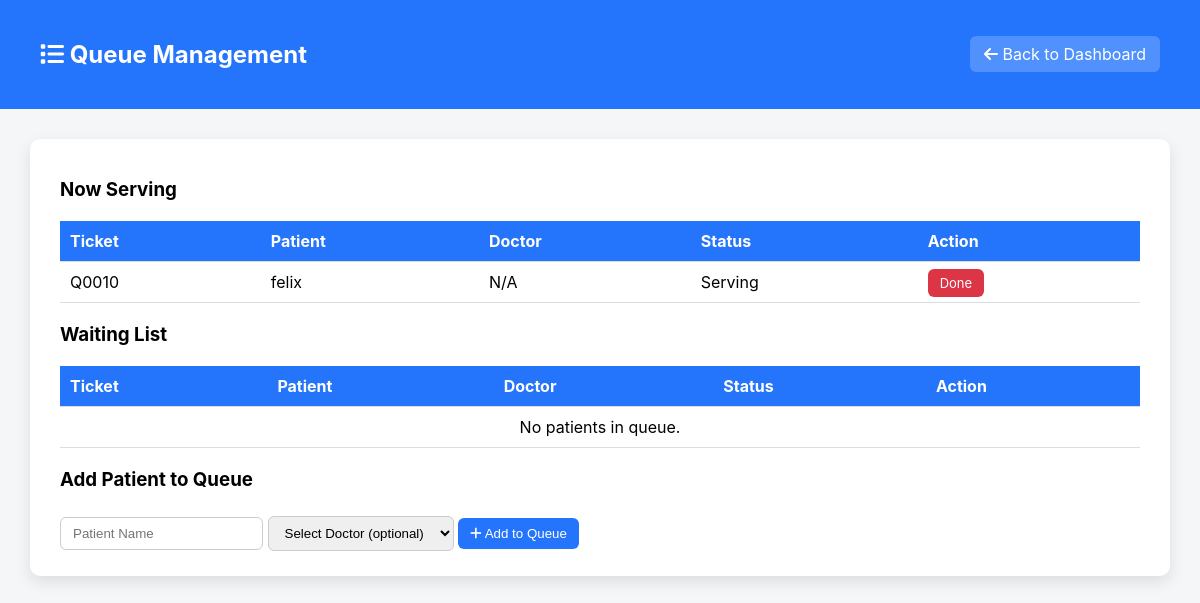
The app's page /appointments.php (signed in) with its own data.
### tables this page shows
CREATE TABLE `queue` (
  `id` int(11) NOT NULL,
  `patient_id` int(11) DEFAULT NULL,
  `patient_name` varchar(100) DEFAULT NULL,
  `ticket_no` int(11) DEFAULT NULL,
  `ticket_number` varchar(20) DEFAULT NULL,
  `doctor_id` int(11) DEFAULT NULL,
  `status` enum('waiting','serving','called','done','in_progress','completed') NOT NULL DEFAULT 'waiting',
  `created_at` timestamp NOT NULL DEFAULT current_timestamp()
);

### appointments.php (the view, shortened to what this page needs)
<?php
$conn = new mysqli("localhost", "root", "", "hospital_db");
$nowServing = $conn->query("SELECT * FROM queue WHERE status='serving' ORDER BY created_at ASC");
$waitingList = $conn->query("SELECT * FROM queue WHERE status='waiting' ORDER BY created_at ASC");
?>
<!DOCTYPE html>
<html lang="en">
<head>
<link rel="stylesheet" href="https://cdnjs.cloudflare.com/ajax/libs/font-awesome/6.5.0/css/all.min.css"/>
</head>
<body>
<header>
    <h2><i class="fa-solid fa-list"></i> Queue Management</h2>
    <a href="admin_dashboard.php"><i class="fa-solid fa-arrow-left"></i> Back to Dashboard</a>
</header>
<div class="container">
    <h3>Now Serving</h3>
    <table>
        <tr><th>Ticket</th><th>Patient</th><th>Doctor</th><th>Status</th><th>Action</th></tr>
        <?php if ($nowServing->num_rows > 0): ?>
            <?php while($row = $nowServing->fetch_assoc()): ?>
                <tr>
                    <td><?= $row['ticket_number'] ?></td>
                    <td><?= htmlspecialchars($row['patient_name']) ?></td>
                    <td><?= $row['doctor_id'] ? 'Doctor ID '.$row['doctor_id'] : 'N/A' ?></td>
                    <td><?= ucfirst($row['status']) ?></td>
                    <td><a href="?action=done&id=<?= $row['id'] ?>" class="btn done">Done</a></td>
                </tr>
            <?php endwhile; ?>
        <?php else: ?>
            <tr><td colspan="5" style="text-align:center;">No patient is being served.</td></tr>
        <?php endif; ?>
    </table>
    <h3>Waiting List</h3>
    <table>
        <tr><th>Ticket</th><th>Patient</th><th>Doctor</th><th>Status</th><th>Action</th></tr>
        <?php if ($waitingList->num_rows > 0): ?>
            <?php while($row = $waitingList->fetch_assoc()): ?>
                <tr>
                    <td><?= $row['ticket_number'] ?></td>
                    <td><?= htmlspecialchars($row['patient_name']) ?></td>
                    <td><?= $row['doctor_id'] ? 'Doctor ID '.$row['doctor_id'] : 'N/A' ?></td>
                    <td><?= ucfirst($row['status']) ?></td>
                    <td><a href="?action=serve&id=<?= $row['id'] ?>" class="btn serve">Serve</a></td>
                </tr>
            <?php endwhile; ?>
        <?php else: ?>
            <tr><td colspan="5" style="text-align:center;">No patients in queue.</td></tr>
        <?php endif; ?>
    </table>
    <h3>Add Patient to Queue</h3>
    <form method="POST">
        <input type="text" name="patient_name" placeholder="Patient Name" required>
        <select name="doctor_id">
            <option value="">Select Doctor (optional)</option>
        </select>
        <button type="submit" name="add_queue"><i class="fa-solid fa-plus"></i> Add to Queue</button>
    </form>
</div>
</body>
</html>

### appointments.php (style rules this page uses)
body { font-family: 'Inter', sans-serif; background:#f4f6f8; margin:0; padding:0; }
header { background:#2575fc; color:white; padding:20px 40px; display:flex; justify-content:space-between; align-items:center; }
header a { color:white; text-decoration:none; background:rgba(255,255,255,0.2); padding:8px 14px; border-radius:6px; transition:0.3s; }
.container { width:90%; margin:30px auto; background:white; padding:20px 30px; border-radius:10px; box-shadow:0 6px 15px rgba(0,0,0,0.1); }
h2,h3 { margin-bottom:20px; }
table { width:100%; border-collapse:collapse; margin-bottom:20px; }
th, td { padding:10px; border-bottom:1px solid #ddd; text-align:left; }
th { background:#2575fc; color:white; }
.btn { padding:6px 12px; border-radius:6px; text-decoration:none; color:white; font-size:13px; transition:0.2s; }
.done { background:#dc3545; }
form input, form select, form button { padding:8px 12px; margin:5px 0; border-radius:6px; border:1px solid #ccc; }
form button { background:#2575fc; color:white; border:none; cursor:pointer; }

### records on screen
queue: ticket_number "Q0010", patient_name "felix", shows "N/A", status "Serving"
